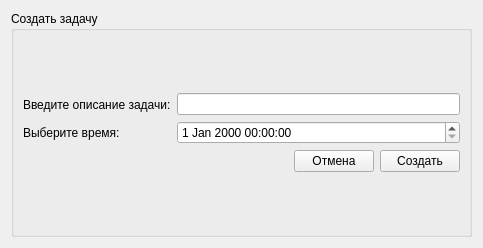
<?xml version="1.0" encoding="UTF-8"?>
<ui version="4.0">
 <class>Form_task_create</class>
 <widget class="QWidget" name="Form_task_create">
  <property name="geometry">
   <rect>
    <x>0</x>
    <y>0</y>
    <width>483</width>
    <height>248</height>
   </rect>
  </property>
  <property name="windowTitle">
   <string>Создать задачу</string>
  </property>
  <layout class="QVBoxLayout" name="verticalLayout_3">
   <item>
    <widget class="QGroupBox" name="groupBox">
     <property name="title">
      <string>Создать задачу</string>
     </property>
     <layout class="QVBoxLayout" name="verticalLayout_5">
      <item>
       <layout class="QVBoxLayout" name="verticalLayout_4">
        <item>
         <layout class="QHBoxLayout" name="horizontalLayout_2">
          <item>
           <layout class="QVBoxLayout" name="verticalLayout">
            <item>
             <widget class="QLabel" name="label_task">
              <property name="text">
               <string>Введите описание задачи:</string>
              </property>
             </widget>
            </item>
            <item>
             <widget class="QLabel" name="label_time">
              <property name="text">
               <string>Выберите время:</string>
              </property>
             </widget>
            </item>
           </layout>
          </item>
          <item>
           <layout class="QVBoxLayout" name="verticalLayout_2">
            <item>
             <widget class="QLineEdit" name="lineEdit_task"/>
            </item>
            <item>
             <widget class="QDateTimeEdit" name="dateTimeEdit"/>
            </item>
           </layout>
          </item>
         </layout>
        </item>
        <item>
         <layout class="QHBoxLayout" name="horizontalLayout">
          <item>
           <spacer name="horizontalSpacer">
            <property name="orientation">
             <enum>Qt::Horizontal</enum>
            </property>
            <property name="sizeHint" stdset="0">
             <size>
              <width>40</width>
              <height>20</height>
             </size>
            </property>
           </spacer>
          </item>
          <item>
           <widget class="QPushButton" name="pushButton_cancel">
            <property name="text">
             <string>Отмена</string>
            </property>
           </widget>
          </item>
          <item>
           <widget class="QPushButton" name="pushButton_create">
            <property name="text">
             <string>Создать</string>
            </property>
           </widget>
          </item>
         </layout>
        </item>
       </layout>
      </item>
     </layout>
    </widget>
   </item>
  </layout>
 </widget>
 <resources/>
 <connections/>
</ui>
